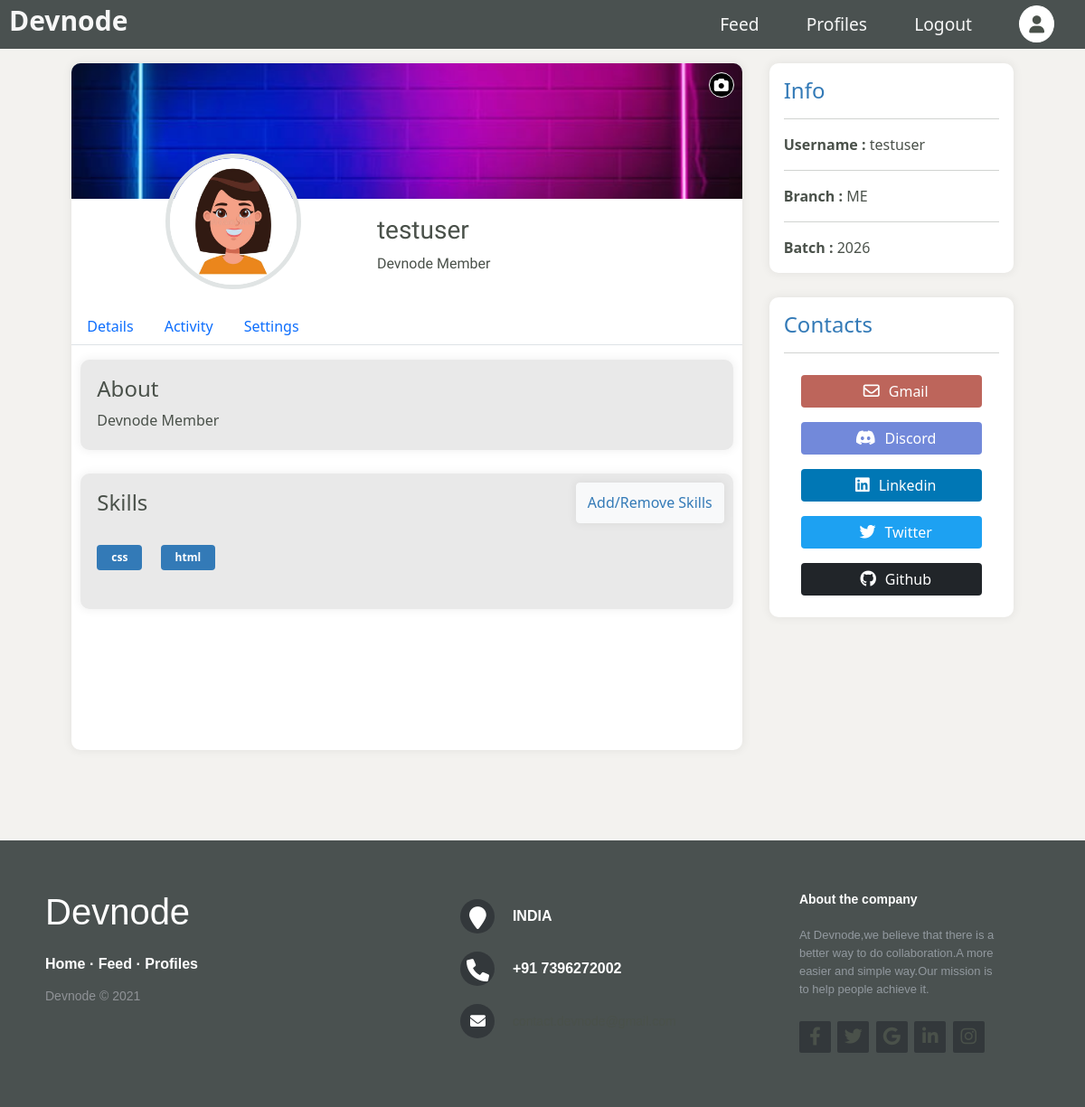
Page /userProfile/ (signed in) on the earlier database version.
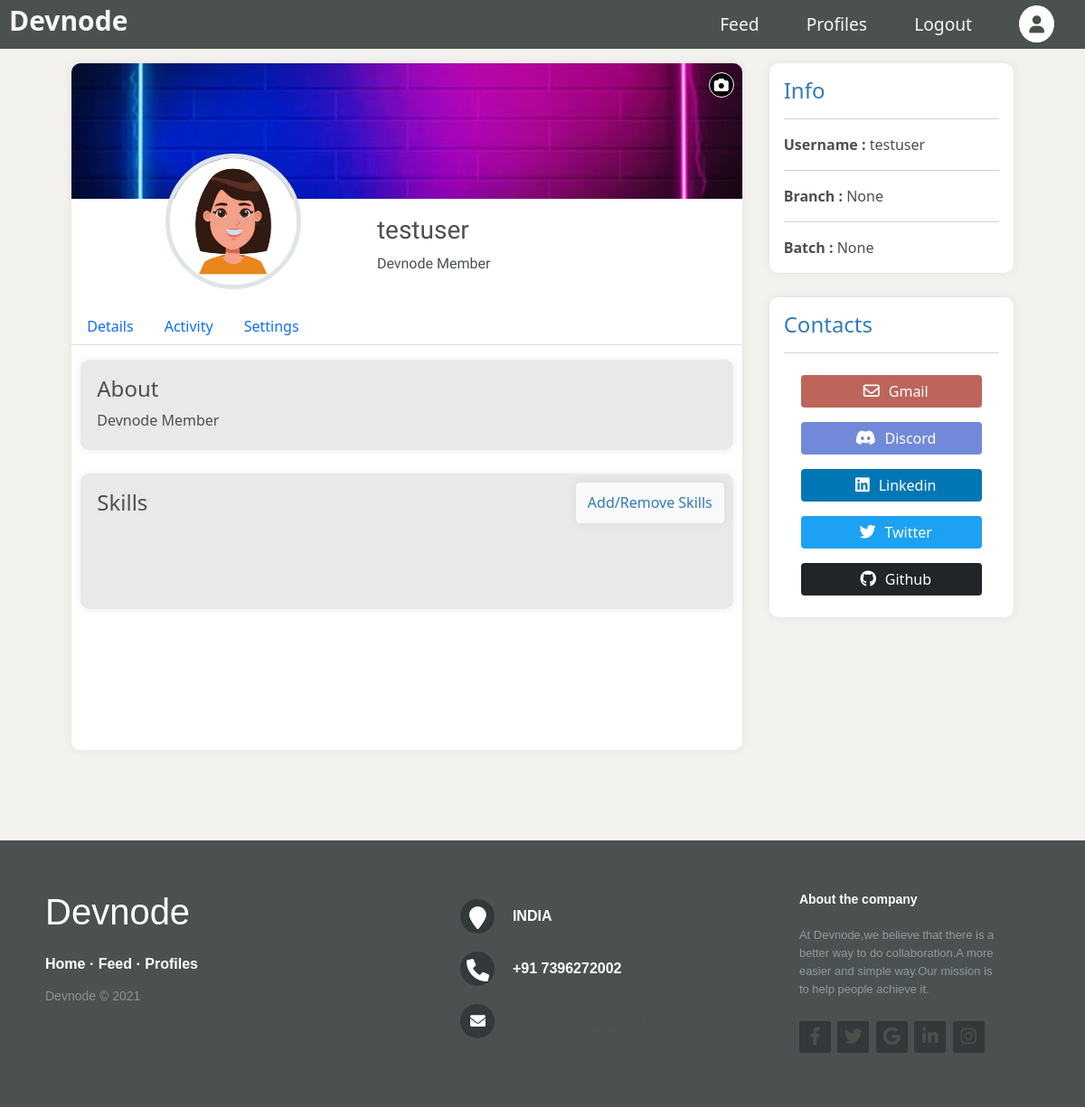
Same page on the later database version.
### devnode/models.py (models this page shows, shortened)
class Skill(db.Model):
    id = db.Column(db.Integer, primary_key=True)
    name = db.Column(db.String(20), unique=True)

class User(db.Model, UserMixin):
    id = db.Column(db.Integer, primary_key=True)
    username = db.Column(db.String(20), unique=True, nullable=False)
    email = db.Column(db.String(80), unique=True, nullable=False)
    profile_image_file = db.Column(db.String(20), nullable=False, default='default_profile_pic.jpg')
    cover_image_file = db.Column(db.String(20), nullable=False, default='default_cover_pic.jpg')
    password = db.Column(db.String(60), nullable=False)
    confirmed = db.Column(db.Boolean, nullable=False, default=False)
    about = db.Column(db.Text, nullable=False, default='Devnode Member')
    designation = db.Column(db.String(100), nullable=False, default='Devnode Member')
    branch = db.Column(db.String(100), default=None)
    year = db.Column(db.Integer,default=None)
    discord_id = db.Column(db.String(120), unique=True)
    twitter_id = db.Column(db.String(120), unique=True)
    github_id = db.Column(db.String(120), unique=True)
    linkedin_id = db.Column(db.String(120), unique=True)
    skills = db.relationship('Skill', secondary=association_table, lazy='subquery',
        backref=db.backref('users_associated', lazy=True))
    posts = db.relationship('Post', backref='author', lazy=True)

### devnode/routes.py (the view, shortened to what this page needs)
@login_required
@app.route('/userProfile/', methods=['GET', 'POST'])
def user_profile():
    user_skills = current_user.skills
    if current_user.is_authenticated and not current_user.confirmed:
        return redirect(url_for('unconfirmed'))
    add_skill_form = AddSkill()
    form = UpdateAccountForm()
    if form.validate_on_submit():
        current_user.username = form.username.data
        current_user.email = form.email.data
        current_user.about = form.about.data
        current_user.designation = form.designation.data
        current_user.branch = form.branch.data
        current_user.year = form.year.data
        current_user.twitter_id = form.twitter_id.data
        current_user.linkedin_id = form.linkedin_id.data
        current_user.github_id = form.github_id.data
        current_user.discord_id = form.discord_id.data
        db.session.commit()
        flash('Your account has been updated', 'success')
        return redirect(url_for('user_profile'))
    elif request.method == 'GET':
        form.username.data = current_user.username
        form.email.data = current_user.email
        form.about.data = current_user.about
        form.designation.data = current_user.designation
        if current_user.branch !=None:
            form.branch.data = current_user.branch
        if current_user.year !=None:
            form.year.data = current_user.year
        form.twitter_id.data = current_user.twitter_id
        form.linkedin_id.data = current_user.linkedin_id
        form.github_id.data = current_user.github_id
        form.discord_id.data = current_user.discord_id
    profile_form = UpdateProfilePicture()
    cover_form = UpdateCoverPicture()
    profile_image_file = url_for('static', filename= 'profile_pics/' + current_user.profile_image_file )
    cover_image_file = url_for('static', filename= 'cover_pics/' + current_user.cover_image_file )
    return render_template('userProfile.html', title='Account', form=form, profile_form=profile_form, cover_form=cover_form, profile_image_file=profile_image_file, cover_image_file=cover_image_file, add_skill_form=add_skill_form, user_skills=user_skills)

### devnode/models.py (called while the page is built)
@login_manager.user_loader
def load_user(user_id):
    return User.query.get(int(user_id))

### devnode/templates/userProfile.html (shortened to what the changed rows need)
{% extends "layout.html" %}
{% block css %}
<link rel="stylesheet" href="https://cdn.jsdelivr.net/npm/bootstrap@5.1.3/dist/css/bootstrap.min.css"
>
<link rel="stylesheet" href="https://cdnjs.cloudflare.com/ajax/libs/font-awesome/6.0.0-beta2/css/all.min.css">
<link rel="stylesheet" href="{{ url_for('static', filename= 'css/userProfile.css') }}">
<link rel="stylesheet" href="{{ url_for('static', filename= 'css/nav.css') }}">
{% endblock css %}
{% block content %}
<div class="wrapper">
    <div class="left">
        <div class="profilePicWrapper">
            <div class="nameBox">
                <h3>{{ current_user.username }}</h3>
                <p>{{ current_user.designation }}</p>
            </div>
        </div>
        <div class="mainBox">
            <div class="mainBoxTabs">
                <div class="details">
                    <div class="about my-3">
                        <h4 class="m-2">About</h4>
                        <p class="m-2">{{ current_user.about }}</p>
                    </div>
                    <div class="skills">
                        <div class="skillsBox my-3">
                            {% for skill in user_skills %}
                                <span class="badge bg-dark px-3 py-2 m-2">{{skill.name}}</span>
                            {% endfor %}
                        </div>
                    </div>
                </div>
            </div>
        </div>
    </div>
    <div class="right">
        <div class="info p-3">
            <h4>Info</h4>
            <hr>
            <strong>Username : </strong><span>{{ current_user.username }}</span>
            <hr>
            <strong>Branch : </strong><span>{{ current_user.branch }}</span>
            <hr>
            <strong>Batch : </strong><span>{{ current_user.year }}</span>
        </div>
    </div>
</div>
</body>
{% endblock content %}

Differences in the rows shown:
removed Skill: name "css"
removed Skill: name "html"
changed User "testuser": branch "ME" → "None"; year "2026" → "None"
